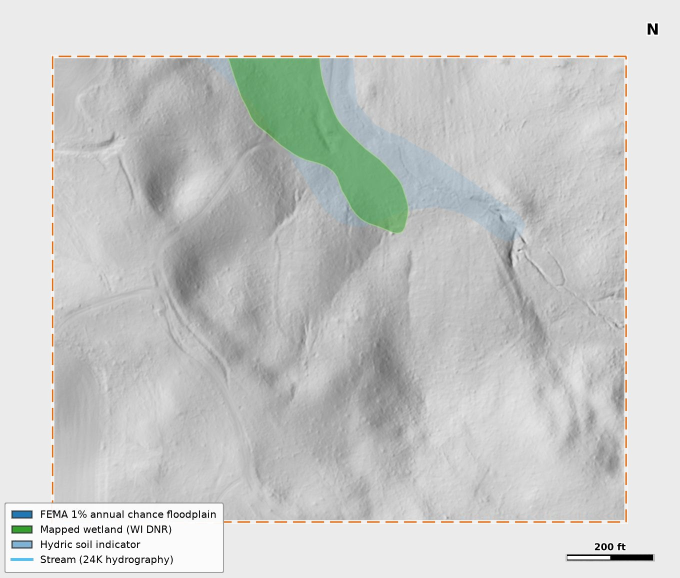
#> input picture hamele/li-img/map_water.jpg, 1360 x 1155 px, found by its file name (shown at 1/2 size)
$ python relief_base.py
#> lines starting #> are read from the running program, lines starting #| are printed output that depends on the picture; after the words box and inside, x2 and y2 are one past the last pixel; in counts of white or black regions, pixels touching at a corner belong together; long printed decimals are rounded
import numpy as np
from PIL import Image
from scipy import ndimage as ndi
L='/home/claude/novags-site/hamele/li-img/'
W=np.asarray(Image.open(L+'map_water.jpg').convert('RGB')).astype(float)
P=np.asarray(Image.open(L+'map_ponds.jpg').convert('RGB')).astype(float)
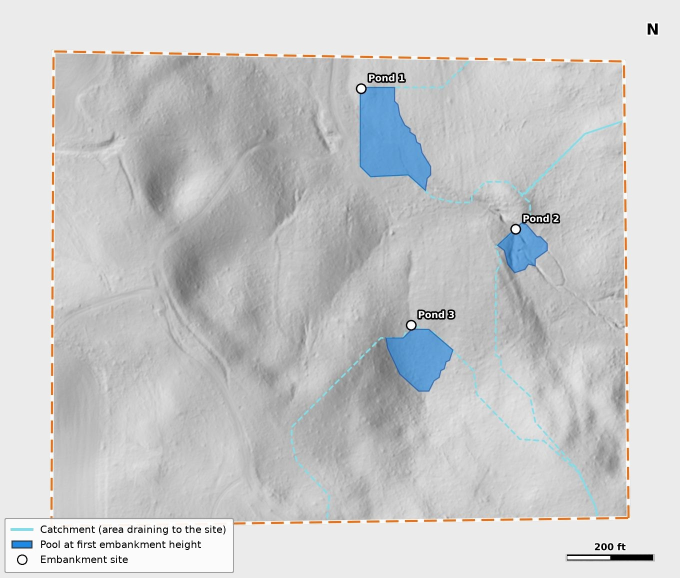
#> input picture hamele/li-img/map_ponds.jpg, 1360 x 1155 px, found by its file name (shown at 1/2 size)
Z=np.asarray(Image.open(L+'map_zoning.jpg').convert('RGB')).astype(float)
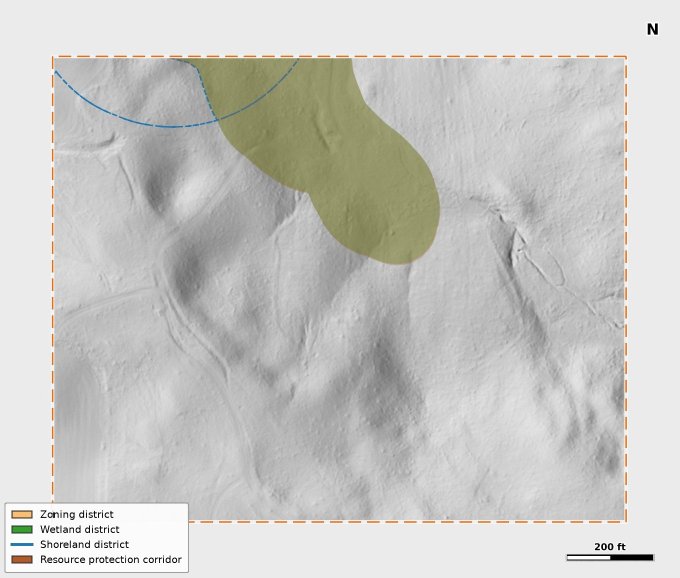
#> input picture hamele/li-img/map_zoning.jpg, 1360 x 1155 px, found by its file name (shown at 1/2 size)
ch=lambda a:a.max(2)-a.min(2)
cw,cp,cz=ch(W),ch(P),ch(Z)
y0,y1,x0,x1=112,1043,104,1251
inside=np.zeros(cw.shape,bool); inside[y0+3:y1-2,x0+3:x1-2]=True
g0=(cw>25)&inside
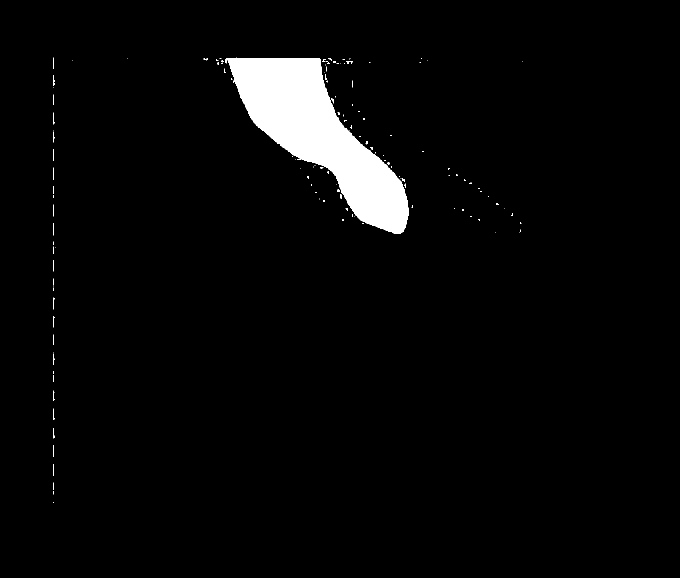
#> g0: shape (1155, 1360) bool (shown at 1/2 size); 3.4% white; 138 white regions (109 under 20 px), largest, box (x1, y1, x2, y2) and area: (450, 115, 817, 468) 51671, (693, 122, 705, 128) 40, (107, 150, 109, 172) 30
lab,n=ndi.label(g0); sz=ndi.sum(g0,lab,range(1,n+1))
#> after `lab, n = ndi.label(g0)`:
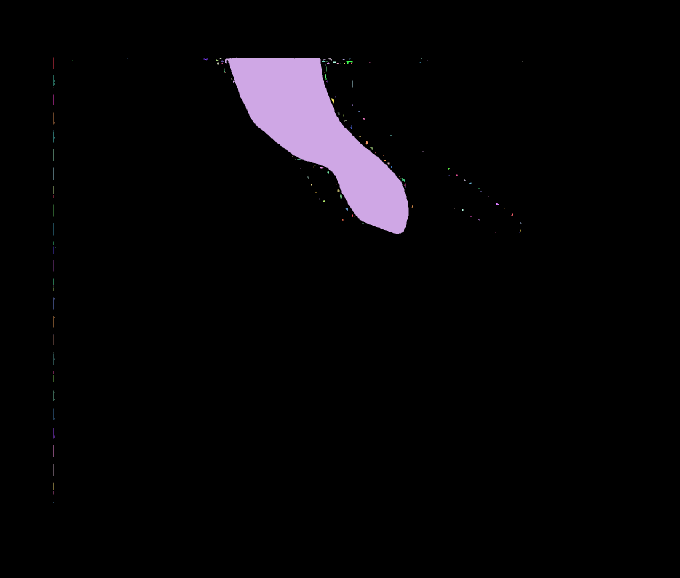
#> lab: shape (1155, 1360) int32 (shown at 1/2 size); 144 distinct labels, from 0 to 143; one colour per label, 0 black
#> after `lab, n = ndi.label(g0)`: n = 143
#> after `sz = ndi.sum(g0, lab, range(1, n + 1))`: sz = 143 values, max 51657 at index 1, min 1 at index 5, mean 371.3
big=np.isin(lab,1+np.where(sz>500)[0])
#> big: shape (1155, 1360) bool; 3.3% white; 1 white region, box (x1, y1, x2, y2) and area: (450, 115, 817, 468) 51657
green=ndi.binary_dilation(big,iterations=3)&inside&(cw>6)
#> green: shape (1155, 1360) bool; 3.5% white; 1 white region, box (x1, y1, x2, y2) and area: (447, 115, 820, 470) 54253
known=green&(cw>40)&(cp<6)
#> known: shape (1155, 1360) bool; 3% white; 4 white regions (3 under 20 px), largest, box (x1, y1, x2, y2) and area: (456, 116, 816, 467) 46445
fit=[]
for c in range(3):
    w=W[...,c][known]; g=P[...,c][known]
    A=np.vstack([g,np.ones_like(g)]).T
    (s,i),*_=np.linalg.lstsq(A,w,rcond=None)
    fit.append((s,i)); print(c,'slope',s,'int',i,'C',i/(1-s),'resid',np.std(w-(s*g+i)))
#> this loop made 3 passes
#> (s, i) on passes 1 to 3: (0.368, 43.94), (0.376, 101.6), (0.411, 42.67)
#| 0 slope 0.3675 int 43.937 C 69.467 resid 6.259
#| 1 slope 0.3759 int 101.635 C 162.848 resid 3.464
#| 2 slope 0.4105 int 42.665 C 72.380 resid 5.114
#> after the loop, fit = [(0.368, 43.94), (0.376, 101.6), (0.411, 42.67)]
a=1-np.mean([f[0] for f in fit]); C=np.array([f[1] for f in fit])/a
#> after `a = 1 - np.mean([f[0] for f in fit])`: a = 0.615
#> after `C = np.array([f[1] for f in fit]) / a`: C = [71.4, 165.2, 69.33]
print('a',a,'C',C)
#| a 0.6154 C [ 71.402 165.165  69.335]
# gray estimate from unblend (use mean of channels)
apx=np.clip((W[...,1]-(W[...,0]+W[...,2])/2)/(C[1]-(C[0]+C[2])/2),0,a)
est=np.stack([(W[...,c]-apx*C[c])/(1-apx) for c in range(3)],-1).mean(-1)
base=W.mean(-1)
out=base.copy()
def consistent(K):
    pred=np.stack([(1-a)*K[...,c]+a*C[c] for c in range(3)],-1)
    blend=np.abs(pred-W).mean(-1)
    # on light-tint edge pixels alpha smaller; accept if gray K close to est too
    return (blend<14)|(np.abs(K.mean(-1)-est)<10)
#> returned value: shape (1155, 1360) bool; 93.3% white; 621 black regions (506 under 20 px), largest, box (x1, y1, x2, y2) and area: (9, 99, 1261, 1146) 71267, (770, 638, 908, 784) 11025, (990, 424, 1103, 547) 6873
gp=green&(cp<6)&consistent(P); gz=green&(cz<6)&~gp&consistent(Z)
#> after `gp = green & (cp < 6) & consistent(P)`: gp: shape (1155, 1360) bool; 3% white; 16 white regions (8 under 20 px), largest, box (x1, y1, x2, y2) and area: (457, 117, 815, 466) 45544, (559, 291, 716, 438) 492, (447, 117, 557, 289) 491
#> in consistent (call 2), `pred=np.stack([(1-a)*K[...,c]+a*C[c] for c in range(3)],-1)`:
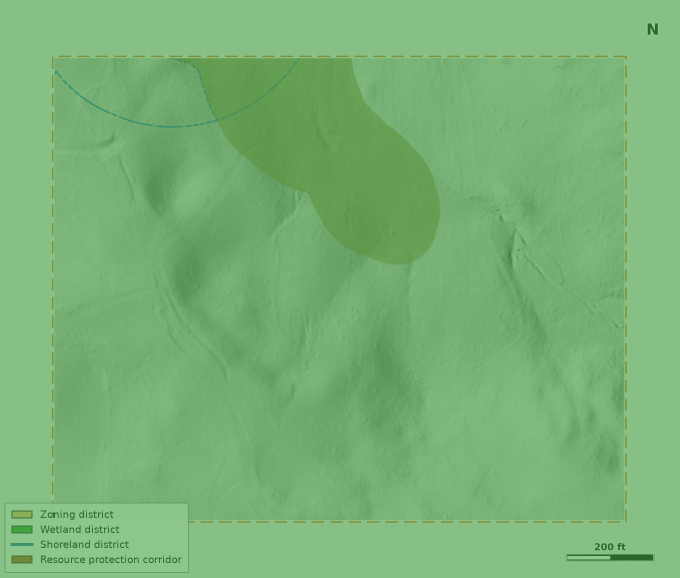
#> pred: shape (1155, 1360, 3) float64 (shown at 1/2 size); mean R, G, B 121.2, 178.8, 118.4
#> in consistent (call 2), `return (blend<14)|(np.abs(K.mean(-1)-est)<10)`: returned value: shape (1155, 1360) bool; 91.3% white; 691 black regions (613 under 20 px), largest, box (x1, y1, x2, y2) and area: (336, 114, 881, 531) 112247, (345, 1004, 450, 1146) 10266, (156, 1016, 231, 1040) 810
#> after `gz = green & (cz < 6) & ~gp & consistent(Z)`: gz: shape (1155, 1360) bool; 0% white in thin lines or dots, all inside (x1, y1, x2, y2) = (484, 115, 593, 116)
out[gp]=P[...,:].mean(-1)[gp]
out[gz]=Z.mean(-1)[gz]
nei=green&~gp&~gz
#> nei: shape (1155, 1360) bool; 0.44% white; 38 white regions (33 under 20 px), largest, box (x1, y1, x2, y2) and area: (451, 115, 820, 469) 6470, (606, 121, 632, 128) 102, (570, 120, 602, 125) 58, (752, 362, 769, 366) 46, (560, 122, 568, 125) 22
out[nei]=est[nei]
# check: where known, compare est vs ponds
k2=green&(cp<6)&(cw>40)
print('unblend err on known',np.mean(np.abs(est[k2]-P.mean(-1)[k2])))
#| unblend err on known 6.549
ring=(ndi.binary_dilation(big,iterations=6)&~ndi.binary_erosion(big,iterations=4))&inside
#> ring: shape (1155, 1360) bool; 0.6% white; 1 white region, box (x1, y1, x2, y2) and area: (444, 115, 823, 474) 9456
m=(~ring).astype(float)
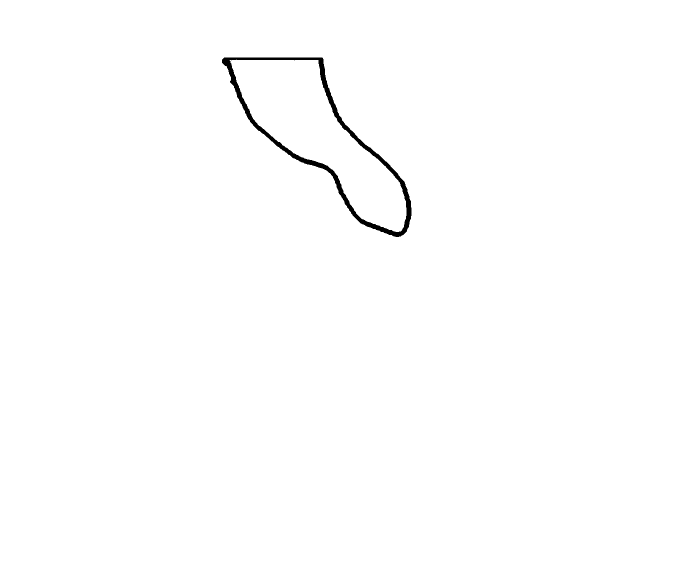
#> m: shape (1155, 1360) float64 (shown at 1/2 size); values 0 (black) and 1 (white), 99.4% white; 1 black region, box (x1, y1, x2, y2) and area: (444, 115, 823, 474) 9456
num=ndi.gaussian_filter(out*m,4.0); den=ndi.gaussian_filter(m,4.0)
#> after `num = ndi.gaussian_filter(out * m, 4.0)`:
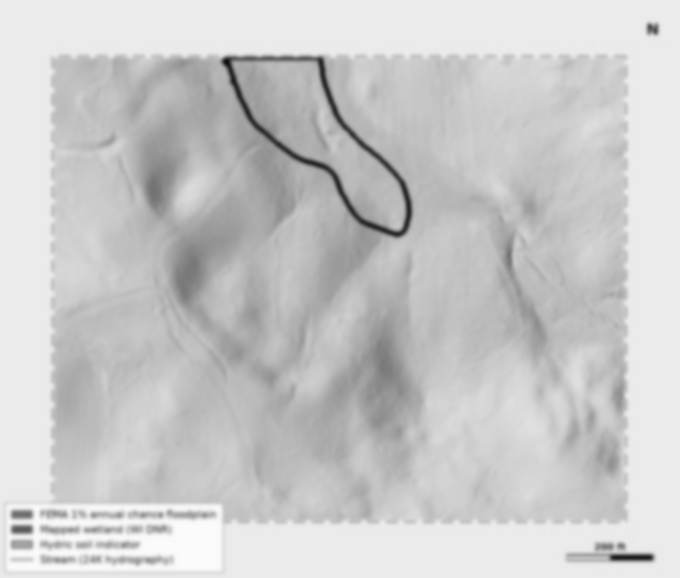
#> num: shape (1155, 1360) float64 (shown at 1/2 size); min 13.11, max 251.2, mean 201.7
fill=num/np.maximum(den,1e-6)
out[ring]=fill[ring]
out=np.clip(out,0,255)
np.save('relief.npy',out)
Image.fromarray(out.astype(np.uint8)).save('relief.png')
print('neither px',nei.sum())
#| neither px 6902
